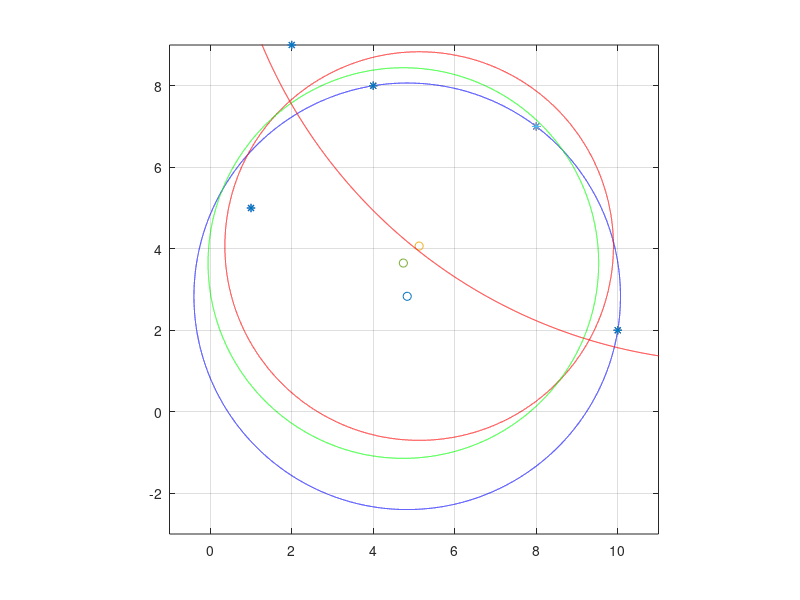

Recreate this plot in MATLAB.
%uppgift 6
clear all 
clc
%(x1-X)^2 + (y1-Y)^2 = R^2
%(x1-c2/2)^2 + (y1-c3/2)^2 = R^2
% x1^2 - x1*c2 + (c2^2)/4 + y1^2 - y1*c3 + (c3^2)/4 = R^2
% x1^2 + y1^2 = R^2 - (c2^2)/4 - (c3^2)/4
% skriver c1 som: c1 = R^2 - (c2^2)/4 - (c3^2)/4
% Vilket ger x1^2 + y1^2 = c1 + c2*x1 + c3*y1

xm = [4; 10; 8];
ym = [8; 2; 7];
A = [xm.^0 xm ym];
b = xm.^2 + ym.^2;
c= A\b;
Xp= c(2)/2;
Yp= c(3)/2;
Rp= (c(1) + (c(2)^2)/4 + (c(3)^2)/4)^(1/2);
t = [0:0.0001:2*pi] ;

xcirkel = Xp + Rp*cos(t);
ycirkel = Yp + Rp*sin(t);

plot(xcirkel, ycirkel, 'b', Xp, Yp, 'o', xm, ym, '*'), grid on, axis equal;
xlim([-1 11]);
ylim([-3 9]);
hold on


% A = bsxfun(@times, A, [1; 1; 3]);
% b = bsxfun(@times, b, [1; 1; 3]);
% c= A\b;
% Xp= c(2)/2;
% Yp= c(3)/2;
% Rp= (c(1) + (c(2)^2)/4 + (c(3)^2)/4)^(1/2);
% 
% plot(xcirkel, ycirkel, 'r',  Xp, Yp, 'o', xm, ym, '*'), grid on, axis equal;
% xlim([-1 11]);
% ylim([-3 9]);
% hold on

xm1 = [4; 10; 8; 2; 1];
ym1= [8; 2; 7; 9; 5];
A1 = [xm1.^0 xm1 ym1];
b1 = xm1.^2 + ym1.^2;
c1= A1\b1;
Xp1= c1(2)/2;
Yp1= c1(3)/2;
Rp1= (c1(1) + (c1(2)^2)/4 + (c1(3)^2)/4)^(1/2); 

x1cirkel = Xp1 + Rp1*cos(t);
y1cirkel = Yp1 + Rp1*sin(t);

plot(x1cirkel, y1cirkel, 'r', Xp1, Yp1, 'o', xm1, ym1, '*'), grid on, axis equal;
xlim([-1 11]);
ylim([-3 9]);
hold on


xm2 = [4; 10; 8; 2; 1];
ym2= [8; 2; 7; 9; 5];
A2 = [xm2.^0 xm2 ym2];
b2 = xm2.^2 + ym2.^2;
A2 = bsxfun(@times, A1, [1; 1; 3; 1; 1]);
b2 = bsxfun(@times, b1, [1; 1; 3; 1; 1]);
c2= A2\b2;
Xp2= c2(2)/2;
Yp2= c2(3)/2;
Rp2= (c2(1) + (c2(2)^2)/4 + (c2(3)^2)/4)^(1/2);

x2cirkel = Xp2 + Rp2*cos(t);
y2cirkel = Yp2 + Rp2*sin(t);

plot(x2cirkel, y2cirkel, 'g',  Xp2, Yp2, 'o', xm2, ym2, '*'), grid on, axis equal;
xlim([-1 11]);
ylim([-3 9]);
hold on

xm3 = [4; 10; 24; 2; 1];
ym3= [8; 2; 21; 9; 5];
A3 = [xm3.^0 xm3 ym3];
b3 = xm3.^2 + ym3.^2;
c3= A3\b3;
Xp3= c3(2)/2;
Yp3= c3(3)/2;
Rp3= (c3(1) + (c3(2)^2)/4 + (c3(3)^2)/4)^(1/2); 

x3cirkel = Xp3 + Rp3*cos(t);
y3cirkel = Yp3 + Rp3*sin(t);

plot(x3cirkel, y3cirkel, 'r', Xp3, Yp3, 'o', xm3, ym3, '*'), grid on, axis equal;
xlim([-1 11]);
ylim([-3 9]);
hold on
